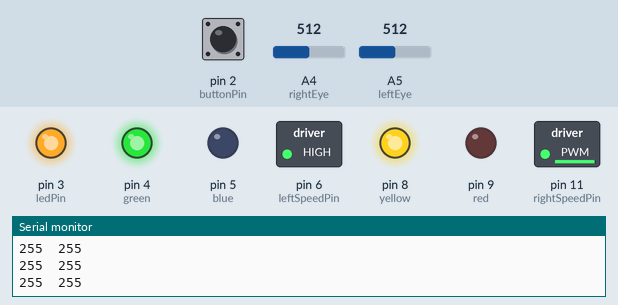
This sketch was run on a simulated Arduino Uno, built with avr-gcc and run on an emulated ATmega328P. On the bench: switched loads named in the sketch (green lamp = pin HIGH), output pins drawn as LEDs (lit = HIGH), the last lines printed to the serial monitor. The test bench sets the inputs (shaded band); at power-on: A4 (rightEye) = 512, A5 (leftEye) = 512, pin 2 (buttonPin) HIGH.

Above: at 1.2 s.
1.3 s: A4 (rightEye) set to 361
2.8 s: A4 (rightEye) set to 326
At 3.1 s:
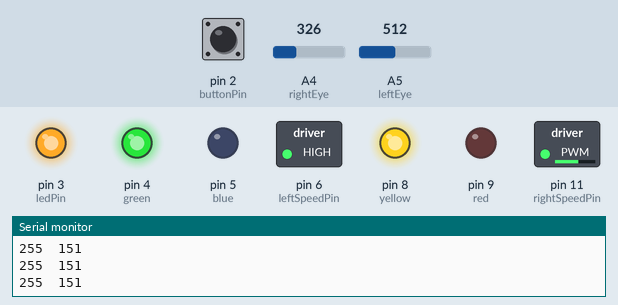
4.3 s: A5 (leftEye) set to 355
7.3 s: A5 (leftEye) set to 335
At 7.8 s:
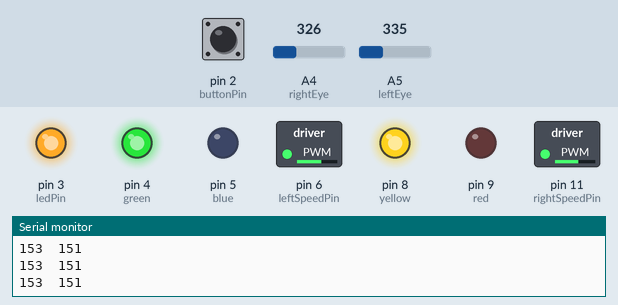
8.8 s: A5 (leftEye) set to 511
At 10.0 s:
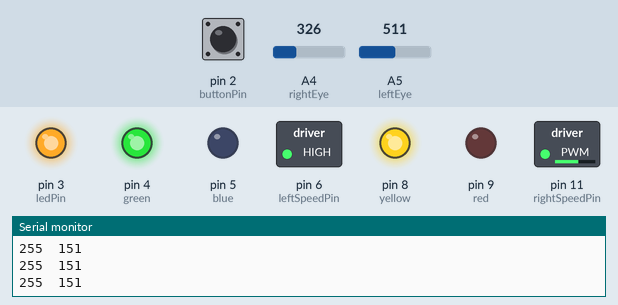
10.3 s: A4 (rightEye) set to 145
At 11.1 s:
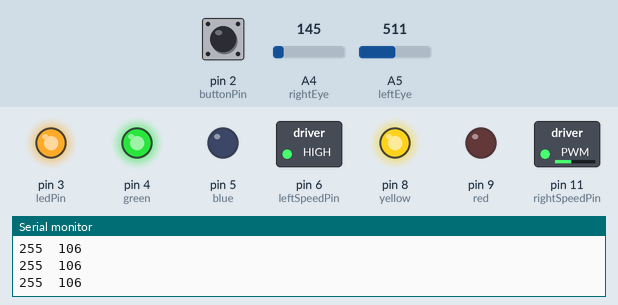
Timing chart, 0 to 12.8 s (numbered marks = the images above; inputs shaded):
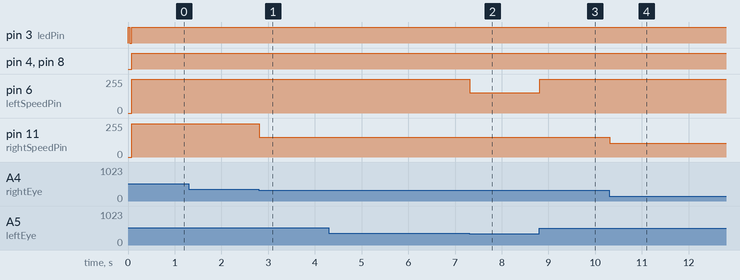

Measured:
- the behaviour switches between 344 and 343 on A4 (rightEye) (found by bisection; images 0 and 1)
- the behaviour switches between 344 and 343 on A5 (leftEye) (found by bisection; images 1 and 2)
- after the input at 2.8 s, pin 11 (rightSpeedPin): 251/255 → 147/255 at once
- after the input at 7.3 s, pin 6 (leftSpeedPin): 255/255 → 153/255 at once
- after the input at 8.8 s, pin 6 (leftSpeedPin): 153/255 → 255/255 at once
- after the input at 10.3 s, pin 11 (rightSpeedPin): 147/255 → 102/255 at once

The sketch:

W11_X_braitenberg_DEMO.ino
```cpp
// light can be dim -- must be just above robot to work well-ish
// plastic fins need ?tape? to help turn -- the bur catches.
// photcells about 2 cm beyond edge of bot works well.

// motor variables
// digital outs

int blue = 5;
int green = 4;
int red = 9;
int yellow = 8;

int leftSpeedPin =   6;
int rightSpeedPin = 11;

int movementOffset = 70; // blue bot ?? -- 70 ?
                              //pink bot -- 65 is ok, 70 is

                            // for green bot, 70 is a little too wandery but
                            // does sort of interesting things
                            // 65 is almost there
// variables
int currentLeftSpeed=0;
int currentRightSpeed=0;

// Analog Input Pins
int leftEye = A5;
int rightEye = A4;

int leftEyeValue, rightEyeValue;

int ledPin = 3;
int buttonPin = 2;


void setup() {

  // put your setup code here, to run once:
    Serial.begin(9600);
    Serial.println("W06_X_braitenberg");

    //direction controls
    pinMode (blue,   OUTPUT);
    pinMode (green,  OUTPUT);
    pinMode (red,    OUTPUT);
    pinMode (yellow, OUTPUT);

    // speed controls
    pinMode(leftSpeedPin, OUTPUT);
    pinMode(rightSpeedPin, OUTPUT);
    // HCI
    pinMode(buttonPin, INPUT);
    pinMode(ledPin,    OUTPUT);

    pinMode (leftEye,  INPUT);
    pinMode (rightEye, INPUT);

    waitForButtonPress(); //moved to a function (HCI tab)

    stop(); // reserved word, we are going to try and override it
}

void loop() {

    leftEyeValue  = analogRead(leftEye )/4 + movementOffset;
    rightEyeValue = analogRead(rightEye)/4 + movementOffset;

   // LIMIT THE READING VALUES -- this is a real world hack
  //  if ( leftEyeValue  > 175 ) leftEyeValue  = 255;// interesting in this room
   if ( leftEyeValue  > 155)leftEyeValue  = 255; // this is a hack of sorts
   if ( rightEyeValue > 155) rightEyeValue = 255;  // the limit adjusts for carpet!  175

   //if ( leftEyeValue  <95 )leftEyeValue  = 255; // this is a hack of sorts
//   if ( rightEyeValue > 95) rightEyeValue = 255;

   if ( leftEyeValue  <= 71) leftEyeValue  = 0;  // another hack -- environment fix // 70
   if ( rightEyeValue <= 71 ) rightEyeValue = 0;

   printEyes();  // serial output for people


   // less speed when super bright - vehicle 3,4
//         if (( leftEyeValue >= 100) &&  ( leftEyeValue <= 115)){
//              leftEyeValue = 10;
//         }
//         if (( rightEyeValue >= 100) && leftEyeValue <= 115){ // was 160
//               rightEyeValue = 10;
//         }


   // forward(rightEyeValue, leftEyeValue );    // cross over, aggressive
   forward(leftEyeValue,  rightEyeValue); // straight, run away


}
```

HCI.ino
```cpp
void waitForButtonPress(){

    do {
        digitalWrite( ledPin, 1);
        delay(40);
        digitalWrite( ledPin, 0);
        delay(40);
    } while ( digitalRead (buttonPin) == 0  );

}
```

eyes.ino
```cpp
void printEyes(){
    Serial.print(leftEyeValue);
    Serial.print("\t");
    Serial.println(rightEyeValue);
}
```

simpleMoves.ino
```cpp
void right(){
    //right
  digitalWrite (blue, LOW);    // 0
  digitalWrite (green, HIGH);  // 1
  digitalWrite (red, LOW);     // 0
  digitalWrite (yellow, LOW);  // 1
}


void left() {
    //left
  digitalWrite (blue, LOW);    // 0
  digitalWrite (green, LOW);  // 1
  digitalWrite (red, LOW);     // 0
  digitalWrite (yellow, HIGH);  // 1

}// end left


void stop() {
    //stop
    // what does stop code look like ?
  digitalWrite (blue, LOW);    // 0
  digitalWrite (green, LOW);  // 1
  digitalWrite (red, LOW);     // 0
  digitalWrite (yellow, LOW);  // 1

} // end stop


void forward(){
  digitalWrite(ledPin, 1);
 // forward -- coppy your forward code to here!
  digitalWrite (blue, LOW);    // 0
  digitalWrite (green, HIGH);  // 1
  digitalWrite (red, LOW);     // 0
  digitalWrite (yellow, HIGH);  // 1

} // end forward


void backward() {
    digitalWrite(ledPin, 0);
    // copy your backward code to here
  digitalWrite (blue, HIGH);    // 0
  digitalWrite (green, LOW);  // 1
  digitalWrite (red, HIGH);    // 0
  digitalWrite (yellow, LOW);  // 1

} // end backward
```

speed.ino
```cpp
void setSpeed(int theSpeed){
    // set both wheels with one speed parameter
    // all one function from another

} // end setSpeed

void setSpeed(int left, int right){
  right = right - 4; // 4 is the offset I needed to make speed(255,255) go straight
                     // i adjusted right because it was faster (my bot naturally turns left).
  if(right < 0) right = 0;
  //  using analog write,
  //  set each wheel speed independantly
     analogWrite( leftSpeedPin, left);
     analogWrite(rightSpeedPin, right);
} // end set speed


void backward(int leftSpeed, int rightSpeed){
  // set the wheel speeds, then call direction (bwd)


} // backward with speed


void forward(int leftSpeed, int rightSpeed){
  // set both wheel speeds, then call direction (fwd)
   setSpeed(leftSpeed, rightSpeed);
   forward();
} // forward with speed
```
